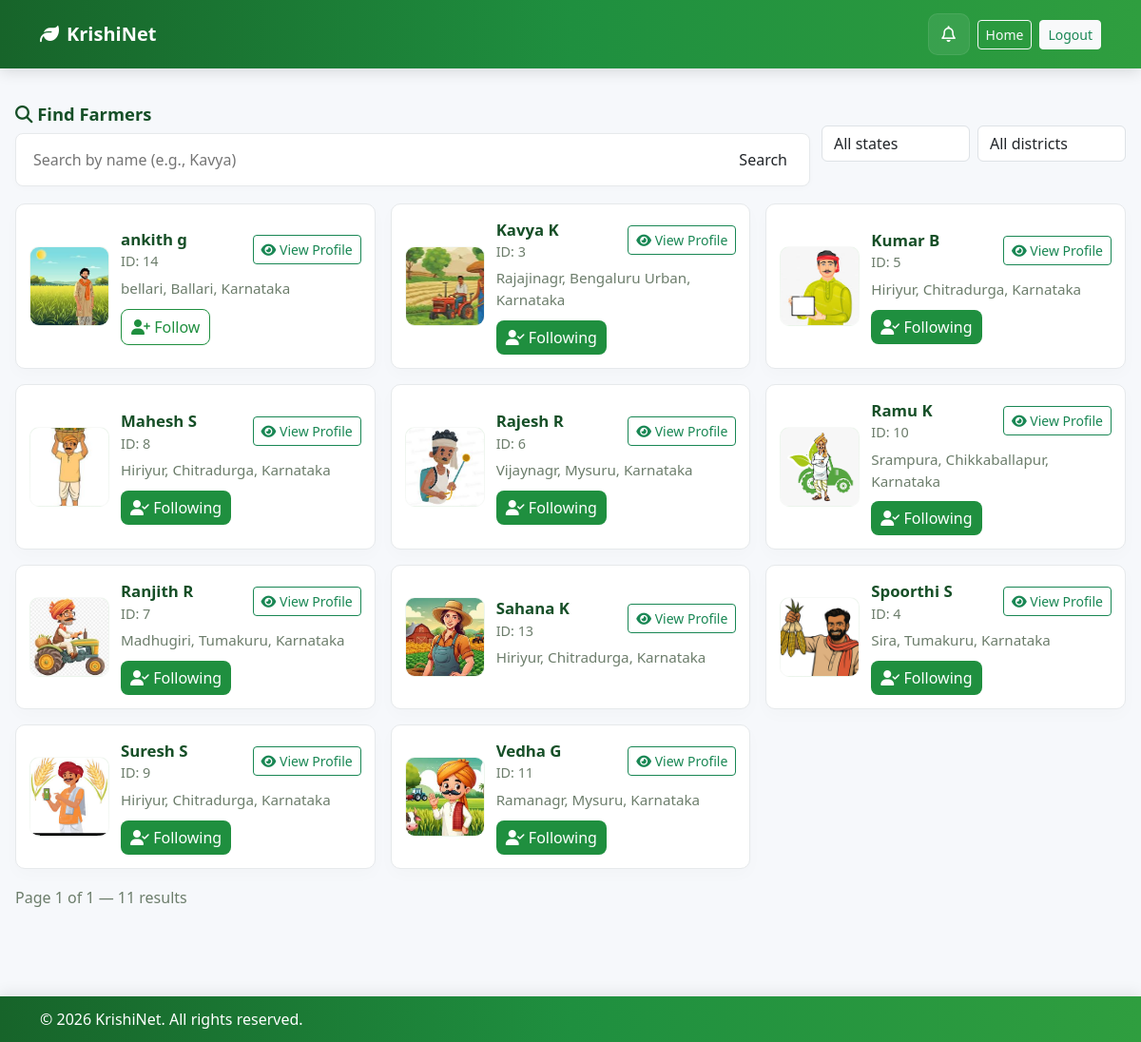
The app's page /find-farmers (signed in) with its own data.
### tables this page shows
CREATE TABLE users (
            id INTEGER PRIMARY KEY AUTOINCREMENT,
            name TEXT NOT NULL,
            email TEXT NOT NULL UNIQUE,
            phone TEXT NOT NULL UNIQUE,
            password TEXT NOT NULL,   -- plain password (student/demo only)
            state TEXT,
            district TEXT,
            city TEXT,
            pincode TEXT,
            profile_photo TEXT,
            wants_updates INTEGER DEFAULT 0,
            accepted_terms INTEGER DEFAULT 0,
            role TEXT DEFAULT 'farmer',
            created_at TIMESTAMP DEFAULT CURRENT_TIMESTAMP
        );

### app.py (the view)
@app.get("/find-farmers")
@login_required
def find_farmers():
    db = get_db()
    q = (request.args.get("q") or "").strip()
    state = (request.args.get("state") or "").strip()
    district = (request.args.get("district") or "").strip()
    try:
        page = max(1, int(request.args.get("page") or 1))
    except Exception:
        page = 1
    per_page = 12   # matches your UI; change if you prefer
    offset = (page - 1) * per_page
    wheres = ["1=1"]
    params = []
    if q:
        like = f"%{q}%"
        wheres.append("(name LIKE ? OR city LIKE ? OR district LIKE ? OR state LIKE ? OR email LIKE ?)")
        params.extend([like, like, like, like, like])
    if state:
        wheres.append("state = ?")
        params.append(state)
    if district:
        wheres.append("district = ?")
        params.append(district)
    where_sql = " AND ".join(wheres)
    sql = f"""
      SELECT id, name, profile_photo, city, district, state
      FROM users
      WHERE {where_sql}
      ORDER BY name COLLATE NOCASE ASC
      LIMIT ? OFFSET ?
    """
    params_for_page = params + [per_page, offset]
    rows = db.execute(sql, params_for_page).fetchall()
    farmers = [dict(r) for r in rows]
    count_sql = f"SELECT COUNT(*) AS cnt FROM users WHERE {where_sql}"
    total_row = db.execute(count_sql, params).fetchone()
    total = total_row["cnt"] if total_row else 0
    try:
        states_rows = db.execute("SELECT DISTINCT state FROM users WHERE state IS NOT NULL AND state != '' ORDER BY state").fetchall()
        states = [r["state"] for r in states_rows if r["state"]]
    except Exception:
        states = []
    try:
        districts_rows = db.execute("SELECT DISTINCT district FROM users WHERE district IS NOT NULL AND district != '' ORDER BY district").fetchall()
        districts = [r["district"] for r in districts_rows if r["district"]]
    except Exception:
        districts = []
    uid = session.get("user_id")
    following_set = set()
    if uid:
        try:
            fr = db.execute("SELECT target_id FROM follow WHERE follower_id = ?", (uid,)).fetchall()
            following_set = {r["target_id"] for r in fr}
        except Exception:
            following_set = set()
    context = {
        "farmers": farmers,
        "q": q,
        "state": state,
        "district": district,
        "states": states,
        "districts": districts,
        "page": page,
        "per_page": per_page,
        "total": total,
        "following_set": following_set,
        "user": g.get("user")
    }
    return render_template("find_farmers.html", **context)

### app.py (called while the page is built)
def get_db():
    if "db" not in g:
        conn = sqlite3.connect(app.config["DATABASE"])
        conn.row_factory = sqlite3.Row
        conn.execute("PRAGMA foreign_keys = ON")
        g.db = conn
    return g.db

def login_required(view):
    @wraps(view)
    def wrapped(*args, **kwargs):
        if not session.get("user_id"):
            flash("Please log in to continue.", "warning")
            return redirect(url_for("login"))
        return view(*args, **kwargs)
    return wrapped

@app.before_request
def load_current_user():
    uid = session.get("user_id")
    if not uid:
        g.user = None
        return
    row = get_db().execute(
        "SELECT id, name, email, phone, state, district, city, profile_photo "
        "FROM users WHERE id = ?", (uid,)
    ).fetchone()
    if row:
        g.user = {k: row[k] for k in row.keys()}
    else:
        g.user = None

@app.context_processor
def inject_user_and_now():
    return {"user": g.get("user"), "now": _dt.utcnow, "datetime": _dt}

### templates/find_farmers.html (shortened to what this page needs)
{% extends "base.html" %}
{% block content %}
<div class="container-dashboard">
  <div class="find-header">
    <div style="flex:1;">
      <div style="font-size:1.15rem; font-weight:700; color:#164f27; margin-bottom:6px;"><i class="fas fa-search"></i> Find Farmers</div>
      <div class="search-input" role="search" aria-label="Find farmers">
        <input id="q" name="q" placeholder="Search by name (e.g., Kavya)" value="{{ q }}" aria-label="Search by name">
        <button id="searchBtn" class="btn btn-upload">Search</button>
      </div>
    </div>
    <div class="filters">
      <select id="state" class="form-control">
        <option value="">All states</option>
      </select>
      <select id="district" class="form-control">
        <option value="">All districts</option>
      </select>
    </div>
  </div>
  {% if farmers %}
    <div class="card-grid" id="resultsGrid">
      {% for f in farmers %}
        <div class="result-card" data-id="{{ f.id }}">
          {% if f.profile_photo %}
            <img src="{{ url_for('static', filename='uploads/' ~ f.profile_photo) }}" class="result-avatar" alt="avatar">
          {% else %}
            <div class="result-avatar">{{ f.name[0]|upper }}</div>
          {% endif %}
          <div class="result-body">
            <div class="result-title">
              <div>
                <div class="name">{{ f.name }}</div>
                <div style="color:#6c7d6b; font-size:0.9rem;">ID: {{ f.id }}</div>
              </div>
              <div style="text-align:right;">
                <a class="btn btn-sm btn-outline-success" href="{{ url_for('view_farmer', uid=f.id) }}"><i class="fas fa-eye"></i> View Profile</a>
              </div>
            </div>
            <div class="result-meta">
              {% if f.city %}{{ f.city }}{% endif %}{% if f.city and f.district %}, {% endif %}{% if f.district %}{{ f.district }}{% endif %}{% if f.state %}, {{ f.state }}{% endif %}
            </div>
            <div class="result-actions">
              {% if f.id != (user.id if user else None) %}
                {% set is_following = (f.id in following_set) %}
                <button class="follow-btn {% if is_following %}btn-following{% else %}btn-outline-follow{% endif %}"
                        data-target-id="{{ f.id }}">
                  {% if is_following %}<i class="fas fa-user-check"></i> Following{% else %}<i class="fas fa-user-plus"></i> Follow{% endif %}
                </button>
              {% endif %}
            </div>
          </div>
        </div>
      {% endfor %}
    </div>
    <div class="pagination">
      {% set last_page = (total // per_page) + (1 if (total % per_page) else 0) %}
      Page {{ page }} of {{ last_page or 1 }} — {{ total }} results
    </div>
  {% else %}
    <div class="empty-note">No farmers found. Try a different name or clear filters.</div>
  {% endif %}
</div>
{% endblock %}

### templates/base.html (style rules this page uses)
:root { --green-1: #17642a; --green-2: #1f8f3f; --green-3: #2f9e3f; }
html,body { height:100%; }
body { background:#f6f8fb; margin:0; font-family: system-ui,-apple-system,"Segoe UI",Roboto,"Helvetica Neue",Arial; padding-top: 82px; padding-bottom: 72px; }

### templates/find_farmers.html (style rules this page uses)
.find-header { display:flex; align-items:center; gap:12px; margin-bottom:18px; }
.search-input { flex:1; display:flex; gap:8px; align-items:center; background:#fff; border:1px solid #e6e9eb; border-radius:8px; padding:8px 10px; box-shadow: 0 2px 6px rgba(15,60,20,0.02); }
.search-input input { border:0; outline:0; font-size:1rem; width:100%; padding:6px 8px; }
.search-input .btn { white-space:nowrap; }
.filters { display:flex; gap:8px; align-items:center; min-width:320px; }
.card-grid { display:grid; grid-template-columns: repeat(auto-fit, minmax(360px, 1fr)); gap:16px; }
.result-card { display:flex; gap:12px; padding:14px; background:#fff; border-radius:10px; border:1px solid #e6e9eb; align-items:center; box-shadow: 0 6px 18px rgba(10,40,20,0.02); }
.result-avatar { width:84px; height:84px; border-radius:10px; object-fit:cover; flex-shrink:0; background:linear-gradient(180deg,#f3faf3,#fff); display:flex; align-items:center; justify-content:center; font-weight:700; color:#1b5d2b; font-size:1.4rem; border:1px solid rgba(15,60,20,0.03); }
.result-body { flex:1; min-width:0; }
.result-title { display:flex; gap:8px; align-items:center; justify-content:space-between; }
.result-title .name { font-weight:700; color:#164f27; font-size:1.05rem; }
.result-meta { color:#6c7d6b; font-size:0.95rem; margin-top:6px; }
.result-actions { display:flex; gap:8px; margin-top:10px; align-items:center; }
.btn-outline-follow { border:1px solid #1f8f3f; color:#1f8f3f; background:transparent; padding:6px 10px; border-radius:8px; }
.btn-following { background:#1f8f3f; color:#fff; padding:6px 10px; border-radius:8px; border:0; }
.pagination { text-align:center; margin-top:18px; color:#6c7d6b; }

### records on screen
users: profile_photo (picture), name "ankith g", id "14", city "bellari", district "Ballari", state "Karnataka", shows "Follow"
users: profile_photo (picture), name "Kavya K", id "3", city "Rajajinagr", district "Bengaluru Urban", state "Karnataka", shows "Following"
users: profile_photo (picture), name "Kumar B", id "5", city "Hiriyur", district "Chitradurga", state "Karnataka", shows "Following"
users: profile_photo (picture), name "Mahesh S", id "8", city "Hiriyur", district "Chitradurga", state "Karnataka", shows "Following"
users: profile_photo (picture), name "Rajesh R", id "6", city "Vijaynagr", district "Mysuru", state "Karnataka", shows "Following"
users: profile_photo (picture), name "Ramu K", id "10", city "Srampura", district "Chikkaballapur", state "Karnataka", shows "Following"
users: profile_photo (picture), name "Ranjith R", id "7", city "Madhugiri", district "Tumakuru", state "Karnataka", shows "Following"
users: profile_photo (picture), name "Sahana K", id "13", city "Hiriyur", district "Chitradurga", state "Karnataka"
users: profile_photo (picture), name "Spoorthi S", id "4", city "Sira", district "Tumakuru", state "Karnataka", shows "Following"
users: profile_photo (picture), name "Suresh S", id "9", city "Hiriyur", district "Chitradurga", state "Karnataka", shows "Following"
users: profile_photo (picture), name "Vedha G", id "11", city "Ramanagr", district "Mysuru", state "Karnataka", shows "Following"

### other values on screen
{{ page }} "1"
{{ last_page or 1 }} "1"
{{ total }} "11"
